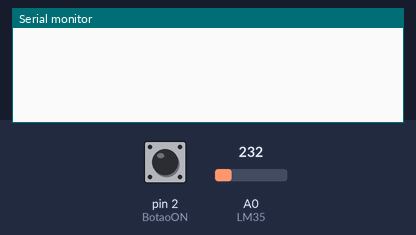
A sketch run on a simulated Arduino Uno, built for the host (arithmetic inside an expression is 32-bit, double 64-bit). On the bench: the last lines printed to the serial monitor. The test bench sets the inputs (shaded band); at power-on: pin 2 (BotaoON) LOW, A0 (LM35) = 232.

Above: at 1.2 s.
1.3 s: pin 2 (BotaoON) pulled HIGH for 0.15 s
At 3.4 s:
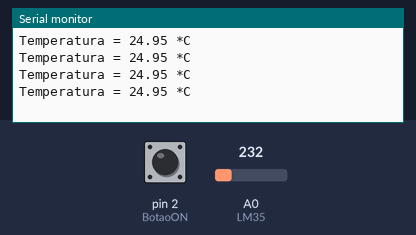
3.5 s: pin 2 (BotaoON) pulled HIGH for 1 s
At 4.7 s:
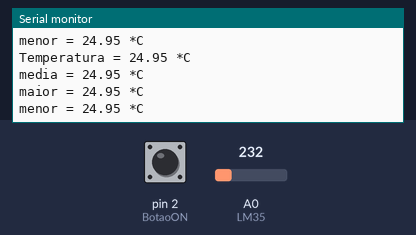

Measured:
- after the input at 1.3 s, the serial monitor: prints a new line after 0.20 s (image 1)
- after the input at 3.5 s, the serial monitor: prints a new line after 0.20 s (image 2)

The sketch:

Atividade4S_SE_.ino
```cpp
const int BotaoON = 2;
const int Sensor = 13;
const int LM35 = 0;

int estadoBotao = 0;
bool estadoSensor = false;

//unsigned long tempoDebounce = 0;
//unsigned long debounceDelay = 50;
unsigned long tempo = 0;

float temperatura = 0;
int ADClido = 0;

float menor;
float maior;
float media;

/*
  int debouncedRead(int Botao) {
  int estadoBotaoUltimo = LOW;
  int leitura = digitalRead(Botao);

  while((millis() - tempoDebounce) < debounceDelay){
    if(leitura != estadoBotaoUltimo) {
      tempoDebounce = millis();
    }
    if(leitura != estadoBotao){
      estadoBotao = leitura;
    }
    estadoBotaoUltimo = estadoBotao;
  }
  return estadoBotao;
  }
*/

void setup(){
  Serial.begin(9600);
  analogReference(INTERNAL1V1);
  pinMode(BotaoON, INPUT);
  pinMode(Sensor, OUTPUT);
}

void loop(){
  maior = -1;
  menor = 150;
  media = 0;

  int i=0;
  do{
    estadoBotao = digitalRead(BotaoON);

    if(estadoBotao == HIGH){
      estadoSensor = !estadoSensor;
      delay(200);
    }
    if(estadoSensor == true && millis()-tempo > 500){
      digitalWrite(Sensor, HIGH);
      ADClido = analogRead(LM35);
      temperatura = ADClido * 0.1075268817;
      if(temperatura > maior){
        maior = temperatura;
      }
      if(temperatura < menor){
        menor = temperatura;
      }
      media += temperatura;
      i++;
      Serial.print("Temperatura = ");
      Serial.print(temperatura);
      Serial.println(" *C");

      tempo = millis();
    }

  }while(estadoSensor == true);

  if(i>0){
    media = media/i;
    Serial.print("media = ");
    Serial.print(media);
    Serial.println(" *C");
    Serial.print("maior = ");
    Serial.print(maior);
    Serial.println(" *C");
    Serial.print("menor = ");
    Serial.print(menor);
    Serial.println(" *C");
  }

 digitalWrite(Sensor, LOW);
}
```
